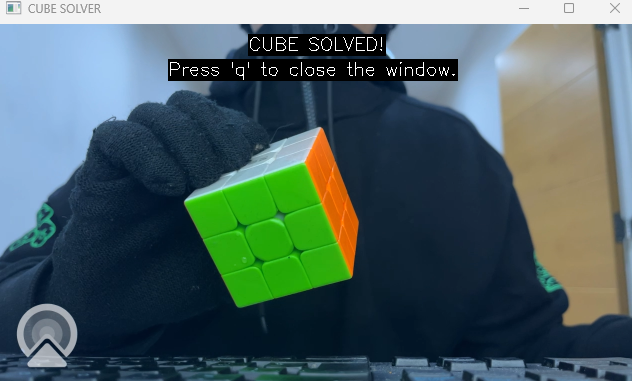
#> input picture assets/image12.png, 632 x 381 px
$ python -i vision.py   (imports and definitions only)
#> lines starting #> are read from the running program, lines starting #| are printed output that depends on the picture; after the words box and inside, x2 and y2 are one past the last pixel; in counts of white or black regions, pixels touching at a corner belong together
#> further down, picture is the input picture: shape (381, 632, 3); mean B, G, R 99.7, 98.8, 76.9
import cv2
import numpy as np

from .config import IMG_CENTER, IMG_HEIGHT, IMG_WIDTH, colour_ranges


def parents_inside_face(contour_array, hierarchy_array, index, contour_face):
    hierarchy_i = hierarchy_array[0, index]
    index_of_parent = hierarchy_i[3]
    if index_of_parent == -1:
        return False
    contour_parent = contour_array[index_of_parent]
    return (
        cv2.pointPolygonTest(
            contour_face, (float(contour_parent[0][0][0]), float(contour_parent[0][0][1])), False
        )
        >= 0
    )  # conservative


def get_masks(img):
    hsv_img = cv2.cvtColor(img, cv2.COLOR_BGR2HSV)
    hsv_img = hsv_img.astype(np.uint8)
    masks = []
    for _color, (lower, upper) in colour_ranges.items():
        mask = cv2.inRange(hsv_img, np.array(lower), np.array(upper))
        masks.append(mask)
    return masks


def get_piece_contours_info(masks):
    piece_contours_info = {
        color: cv2.findContours(mask, cv2.RETR_TREE, cv2.CHAIN_APPROX_SIMPLE)
        for color, mask in zip(["blue", "red", "green", "orange", "yellow", "white"], masks)
    }
    return piece_contours_info


def find_face_and_get_centers(img, margin=20):
#> called with margin = 20
    hsv_img = cv2.cvtColor(img, cv2.COLOR_BGR2HSV)
#> hsv_img: shape (381, 632, 3); mean H, S, V 80.2, 133.9, 117.3
    lower_threshold = np.array([0, 0, 150])
    upper_threshold = np.array([180, 255, 255])
    mask = cv2.inRange(hsv_img, lower_threshold, upper_threshold)
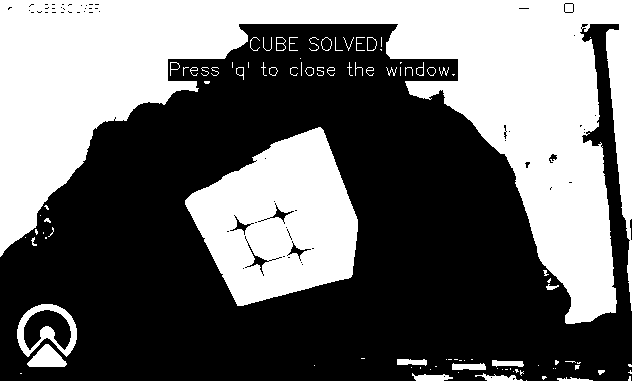
#> mask: shape (381, 632); 41.9% white; 97 white regions (54 under 20 px)
    contours, hiearchy = cv2.findContours(mask, cv2.RETR_EXTERNAL, cv2.CHAIN_APPROX_SIMPLE)
#> contours = 97 contours, 77 with area under 20; largest, box (x1, y1, x2, y2) and area: (0, 0, 632, 324) 75973, (185, 127, 358, 306) 19937, (17, 304, 77, 357) 2176, (27, 344, 67, 367) 516, (412, 373, 453, 381) 171; hiearchy = 97 rows, first 6: [1, -1, -1, -1], [2, 0, -1, -1], [3, 1, -1, -1], [4, 2, -1, -1], [5, 3, -1, -1], [6, 4, -1, -1]
    if len(contours) > 0:
        for contour in contours:
            area = cv2.contourArea(contour)
            if not (10000 < area < 40000):
                continue
            rect = cv2.minAreaRect(contour)
            rotation_angle_deg = abs(rect[2])
            rotation_angle_rad = np.deg2rad(rotation_angle_deg)
            center = rect[0]
            if cv2.norm(center, IMG_CENTER) > 50 or 30 < rotation_angle_deg < 60:
                continue
            bounding_box = cv2.boxPoints(rect)
            bounding_box = np.intp(bounding_box)
            is_rectangle_shaped = True
            for point_as_array in contour:
                point = (float(point_as_array[0][0]), float(point_as_array[0][1]))
                dist = cv2.pointPolygonTest(bounding_box, point, True)
                if dist > margin:
                    is_rectangle_shaped = False
            if not is_rectangle_shaped:
                continue
            if np.pi / 3 <= rotation_angle_rad <= np.pi / 2:
                h, w = rect[1]
                if abs(w - h) > margin:
                    continue
                step_size_x = w // 6
                step_size_y = h // 6
                top_left = bounding_box[0]
                dx_x = np.sin(rotation_angle_rad) * step_size_x
                dx_y = np.cos(rotation_angle_rad) * step_size_y
                dy_x = -np.cos(rotation_angle_rad) * step_size_x
                dy_y = np.sin(rotation_angle_rad) * step_size_y
            else:
                w, h = rect[1]
                if abs(w - h) > margin:
                    continue
                step_size_x = w // 6
                step_size_y = h // 6
                top_left = bounding_box[1]
                dx_x = np.cos(rotation_angle_rad) * step_size_x
                dx_y = -np.sin(rotation_angle_rad) * step_size_y
                dy_x = np.sin(rotation_angle_rad) * step_size_x
                dy_y = np.cos(rotation_angle_rad) * step_size_y
            x_0, y_0 = top_left
            piece_centers = np.empty((3, 3), dtype="f,f")
            cv2.drawContours(img, [bounding_box], 0, (0, 0, 100), 3)
            for i in range(3):
                for j in range(3):
                    piece_center_x = x_0 + (2 * j + 1) * dx_x + (2 * i + 1) * dx_y
                    piece_center_y = y_0 + (2 * j + 1) * dy_x + (2 * i + 1) * dy_y
                    piece_centers[i][j] = (piece_center_x, piece_center_y)
                    piece_center_x = int(piece_center_x)
                    piece_center_y = int(piece_center_y)
                    img = cv2.circle(
                        img,
                        (piece_center_x, piece_center_y),
                        radius=2,
                        color=(0, 0, 255),
                        thickness=-1,
                    )
            return True, bounding_box, piece_centers
#> this loop made 97 passes
#> area on passes 2, 5, 6, 28, 32, 39, 41, 42, 43, 59: 44.5, 139, 171, 160.5, 132, 127.5, 516, 2175.5, 27, 50.5
#> (area, rect, rotation_angle_deg, rotation_angle_rad) on pass 55: (19937, ((275.7, 223.7), (155.4, 153.1), -20.94), 20.94, 0.366)
        return False, None, None


def get_img(video):
    is_ok, img = video.read()
    if not is_ok:
        print("Failed to read the video")
        return False, img
    img = cv2.resize(img, (IMG_WIDTH, IMG_HEIGHT))
    img = cv2.flip(img, 1)
    return True, img

>>> import cv2
>>> picture = cv2.imread('../assets/image12.png')
>>> result = find_face_and_get_centers(picture)

$ run again, on assets/image32.png
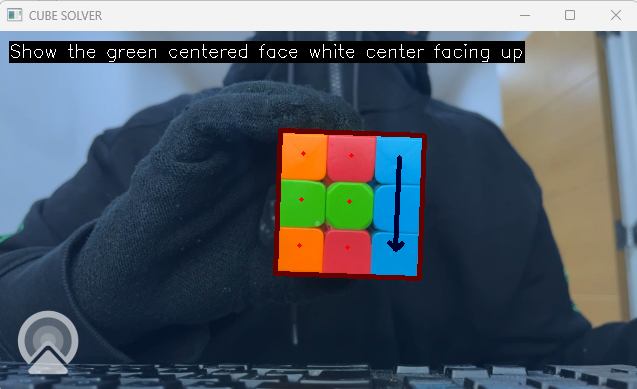
#> input picture assets/image32.png, 637 x 389 px
#> picture is the input picture: shape (389, 637, 3); mean B, G, R 101.1, 91.2, 79.6
#> hsv_img: shape (389, 637, 3); mean H, S, V 82.2, 117.6, 114.8
#> in find_face_and_get_centers, `mask = cv2.inRange(hsv_img, lower_threshold, upper_threshold)`:
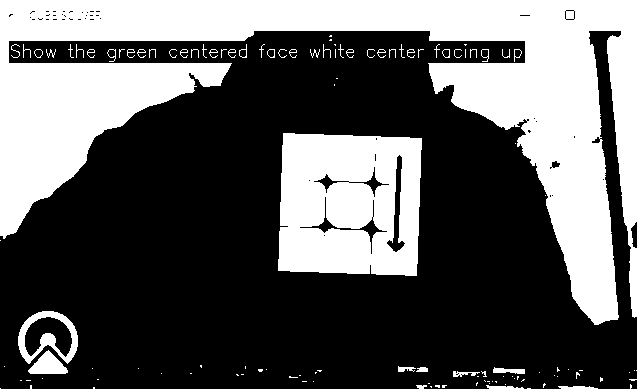
#> mask: shape (389, 637); 36.5% white; 120 white regions (74 under 20 px)
#> contours = 120 contours, 100 with area under 20; largest, box (x1, y1, x2, y2) and area: (0, 0, 637, 325) 67410, (278, 133, 422, 276) 18900, (18, 311, 78, 364) 2180, (28, 350, 68, 374) 518, (493, 367, 525, 374) 108; hiearchy = 120 rows, first 6: [1, -1, -1, -1], [2, 0, -1, -1], [3, 1, -1, -1], [4, 2, -1, -1], [5, 3, -1, -1], [6, 4, -1, -1]
#> the loop in find_face_and_get_centers, `for contour in contours:` made 70 passes
#> (area, rotation_angle_deg, rotation_angle_rad, h, w, step_size_x, step_size_y) on pass 70: (18900, 88, 1.54, 138.1, 139.1, 23, 23)
#> after the loop in find_face_and_get_centers, `for contour in contours:`:
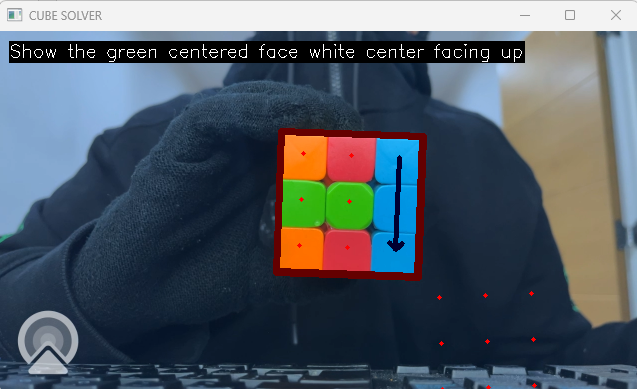
#> img: shape (389, 637, 3); 0.59% of pixels changed, all inside (x1, y1, x2, y2) = (278, 133, 537, 389)

$ run again, on assets/image58.png
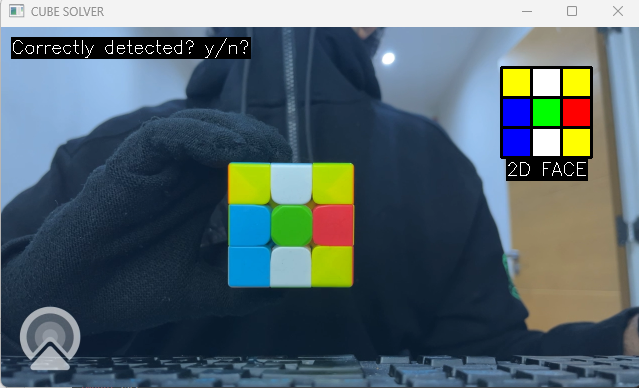
#> input picture assets/image58.png, 639 x 388 px
#> picture is the input picture: shape (388, 639, 3); mean B, G, R 107.7, 99.8, 82.9
#> hsv_img: shape (388, 639, 3); mean H, S, V 83, 116.5, 121.1
#> in find_face_and_get_centers, `mask = cv2.inRange(hsv_img, lower_threshold, upper_threshold)`:
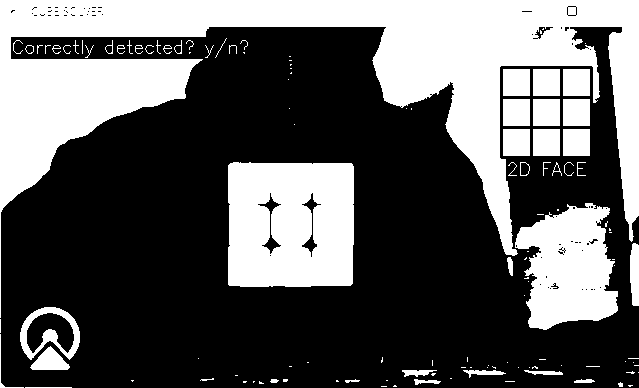
#> mask: shape (388, 639); 36.5% white; 121 white regions (74 under 20 px)
#> contours = 119 contours, 91 with area under 20; largest, box (x1, y1, x2, y2) and area: (0, 0, 639, 318) 54612, (228, 162, 354, 287) 15220, (515, 203, 618, 330) 8758, (20, 307, 80, 360) 2175, (563, 129, 590, 156) 676; hiearchy = 119 rows, first 6: [1, -1, -1, -1], [2, 0, -1, -1], [3, 1, -1, -1], [4, 2, -1, -1], [5, 3, -1, -1], [6, 4, -1, -1]
#> the loop in find_face_and_get_centers, `for contour in contours:` made 119 passes
#> area on passes 13, 14, 24, 25, 26, 49, 52, 59: 42.5, 59, 83.5, 121.5, 111.5, 515.5, 2175, 61.5
